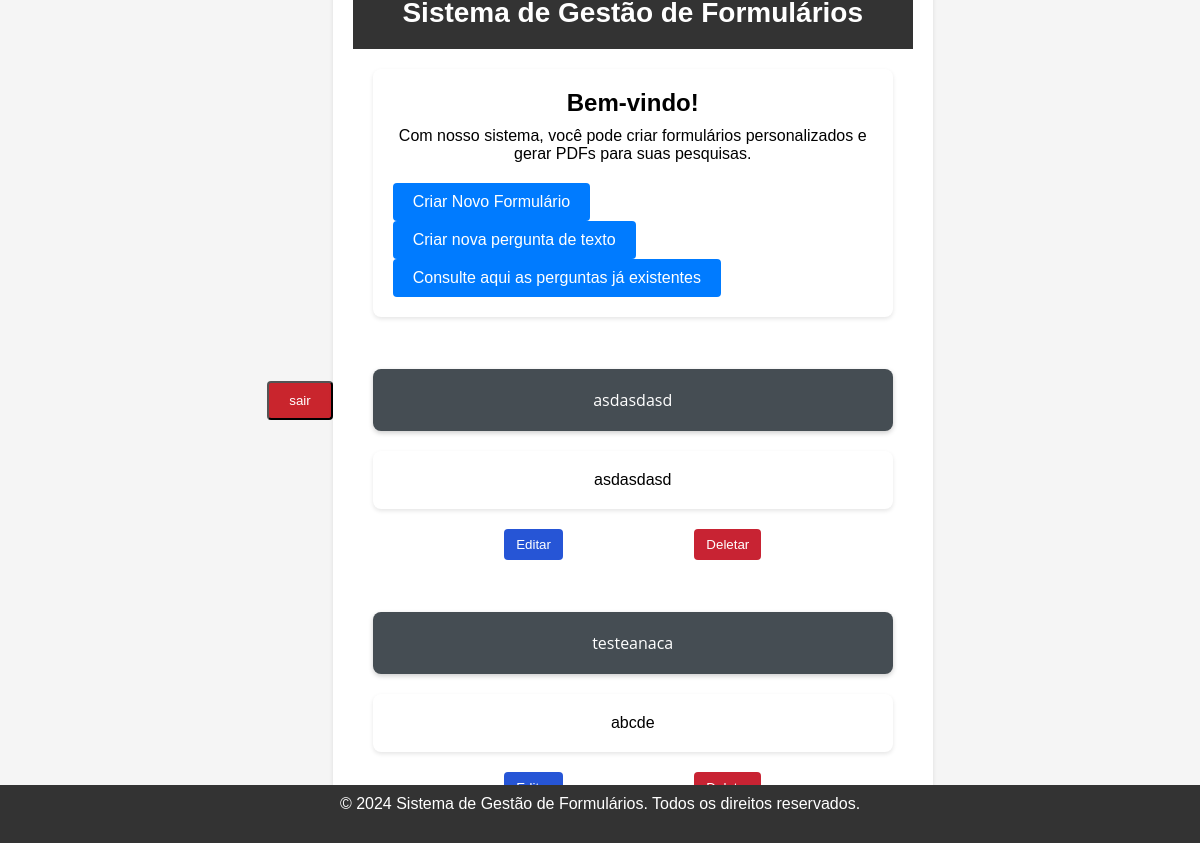
The app's page / (signed in) with its own data.
### formulario/models.py (models this page shows)
class Formulario(models.Model):
    nome = models.CharField(max_length=200)
    descricao = models.TextField(max_length=2000, blank=True, null=True)
    data_criacao = models.DateTimeField(auto_now_add=True, blank=True, null=True)
    data_atualizacao = models.DateTimeField(auto_now=True)
    ativo = models.BooleanField(default=True)
    author = models.ForeignKey("auth.User", on_delete=models.CASCADE)
    def __str__(self):
        return self.nome

### formulario/views.py (the view)
# urls.py: path('', views.index, name='index'),
@login_required
def index(request):
    all_forms = Formulario.objects.filter(author=request.user).order_by('-data_criacao')
    print(all_forms)
    return render(request, 'formulario/index.html', {'formularios': all_forms, 'user': request.user})

### formulario/templates/formulario/index.html (shortened to what this page needs)
{% extends "formulario/base.html" %}
{% block content %}
<header>
    <h1>Sistema de Gestão de Formulários</h1>
</header>
<main>
    <div class="container">
        <h2>Bem-vindo!</h2>
        <p>Com nosso sistema, você pode criar formulários personalizados e gerar PDFs para suas pesquisas.</p>
        <div class="buttons-container">
            <a class="button" href="/novo">Criar Novo Formulário</a>
        </div>
        <div class="buttons-container">
            <a class="button" href="/perguntas">Criar nova pergunta de texto</a>
        </div>
        <div class="buttons-container">
            <a class="button" href="{% url 'listagem_perguntas' %}" >Consulte aqui as perguntas já existentes</a>
        </div>
    </div>
        {% for formulario in formularios %}
            <p class="caixas container">{{ formulario.nome }}</p>
            <p class="container caixas_descricao">{{formulario.descricao}}</p>
            <div class="para_lado">
                <form action="{% url 'editar' formulario.id %}" method="GET">
                    <button type="submit" class="editar-formulario">Editar</button>
                </form>
                <form action="{% url 'deletar' formulario.id %}" method="POST">
                    <button type="submit" class="deletar-formulario">Deletar</button>
                </form>
            </div>
        {% endfor %}
</main>
<footer>
    <p>&copy; 2024 Sistema de Gestão de Formulários. Todos os direitos reservados.</p>
</footer>
{% endblock %}

### formulario/static/css/style1.css (style rules this page uses)
.para_lado { flex-direction: row; display: flex; justify-content:space-evenly; }
.editar-formulario { background-color: #2655d6; color: white; border: none; padding: 8px 12px; border-radius: 4px; cursor: pointer; }
.editar-formulario { background-color: #2655d6; }
.deletar-formulario { background-color: #dc3545; color: white; border: none; padding: 8px 12px; border-radius: 4px; cursor: pointer; }
.deletar-formulario { background-color: #c82333; }
* { margin: 0; padding: 0; box-sizing: border-box; }
body, html { height: 100%; font-family: Arial, sans-serif; background-color: #f5f5f5; display: flex; justify-content: center; align-items: center; text-align: center; }
footer { background-color: #333; color: #fff; padding: 10px; position: fixed; bottom: 0; left: 0; right: 0; width: 100%; }
body { font-family: Arial, sans-serif; background-color: #f5f5f5; }
header { background-color: #333; color: #fff; padding: 20px; text-align: center; }
header h1 { font-size: 28px; }
main { padding: 20px; }
.container { max-width: 600px; margin: 0 auto; background-color: #fff; border-radius: 8px; padding: 20px; box-shadow: 0 2px 4px rgba(0, 0, 0, 0.1); }
.container h2 { font-size: 24px; margin-bottom: 10px; }
.container p { font-size: 16px; margin-bottom: 20px; }
.buttons-container { display: flex; justify-content: space-between; }
.button { display: inline-block; padding: 10px 20px; background-color: #007bff; color: #fff; text-decoration: none; border-radius: 4px; transition: background-color 0.3s ease; }
.caixas { flex-direction: column; margin-top: 10%; background-color: #454d53; font-family: "Open Sans", sans-serif; font-size: 18px; padding: 20px; margin-bottom: 10px; border-radius: 8px; box-shadow: 0 2px 5px rgba(0, 0, 0, 0.2); color: #fff; }

### records on screen
Formulario: nome "asdasdasd", descricao "asdasdasd"
Formulario: nome "testeanaca", descricao "abcde"
